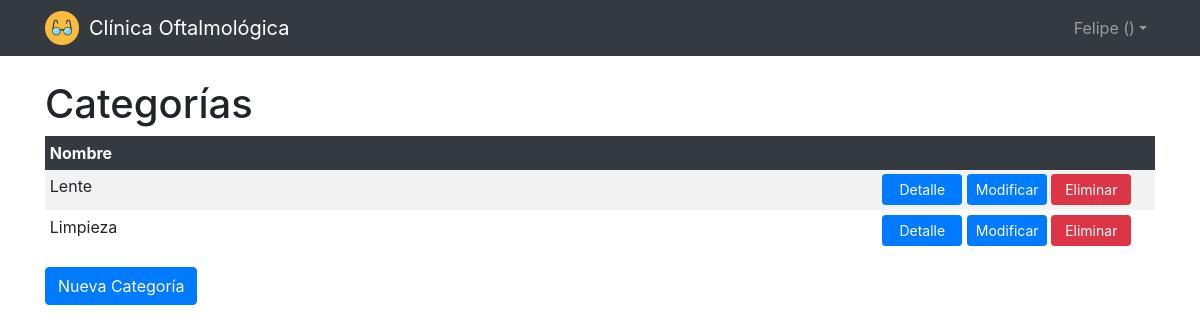
Page /clinica/categoriasindex (signed in) on the earlier database version.
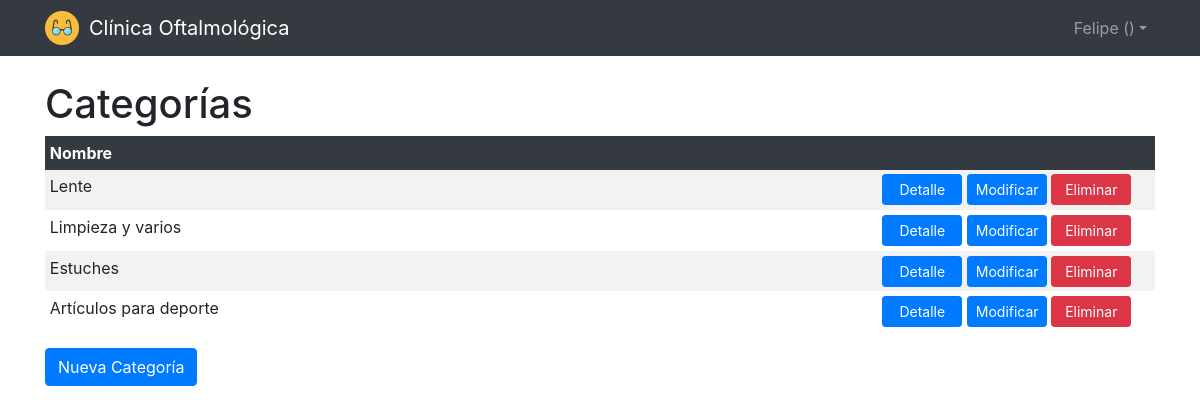
Same page on the later database version.
### clinica/models.py (models this page shows, shortened)
class Categoria(models.Model):
    nombre = models.CharField(max_length=64)

### clinica/views.py (the view)
# urls.py: path("categoriasindex", views.categoriasindex, name="categoriasindex"),
def categoriasindex(request):
    if not request.user.is_authenticated:
        return HttpResponseRedirect(reverse("login"))
    categorias = Categoria.objects.all()
    return render(request, "categorias/index.html", {
        "categorias" : categorias
    })

### clinica/templates/categorias/index.html (shortened to what this page needs)
{% extends "layout.html" %}
{% block body %}
    <div class="container">
        <h1>Categorías</h1>
        <table class="table table-sm table-striped table-borderless">
            <thead class="table-dark">
                <tr>
                    <th>Nombre</th>
                    <th></th>
                </tr>
            </thead>
            <tbody>
                {% for categoria in categorias %}
                    <tr>
                        <td>{{ categoria.nombre }}</td>
                        <td style="width: 25%;">
                            <a href="{% url 'categoriashow' categoria.id %}" class="btn btn-primary btn-sm botones-index">Detalle</a>
                            <a href="{% url 'categoriasupdate' categoria.id %}" class="btn btn-primary btn-sm botones-index">Modificar</a>
                            <a href="{% url 'categoriasdelete' categoria.id %}" class="btn btn-danger btn-sm botones-index">Eliminar</a>
                        </td>
                    </tr>
                {% endfor %}
            </tbody>
        </table>
        <a href="{% url 'categoriascreate' %}" class="btn btn-primary">Nueva Categoría</a>
    </div>
{% endblock %}

Differences in the rows shown:
changed Categoria: nombre "Limpieza" → "Limpieza y varios"
added Categoria: nombre "Estuches"
added Categoria: nombre "Artículos para deporte"
